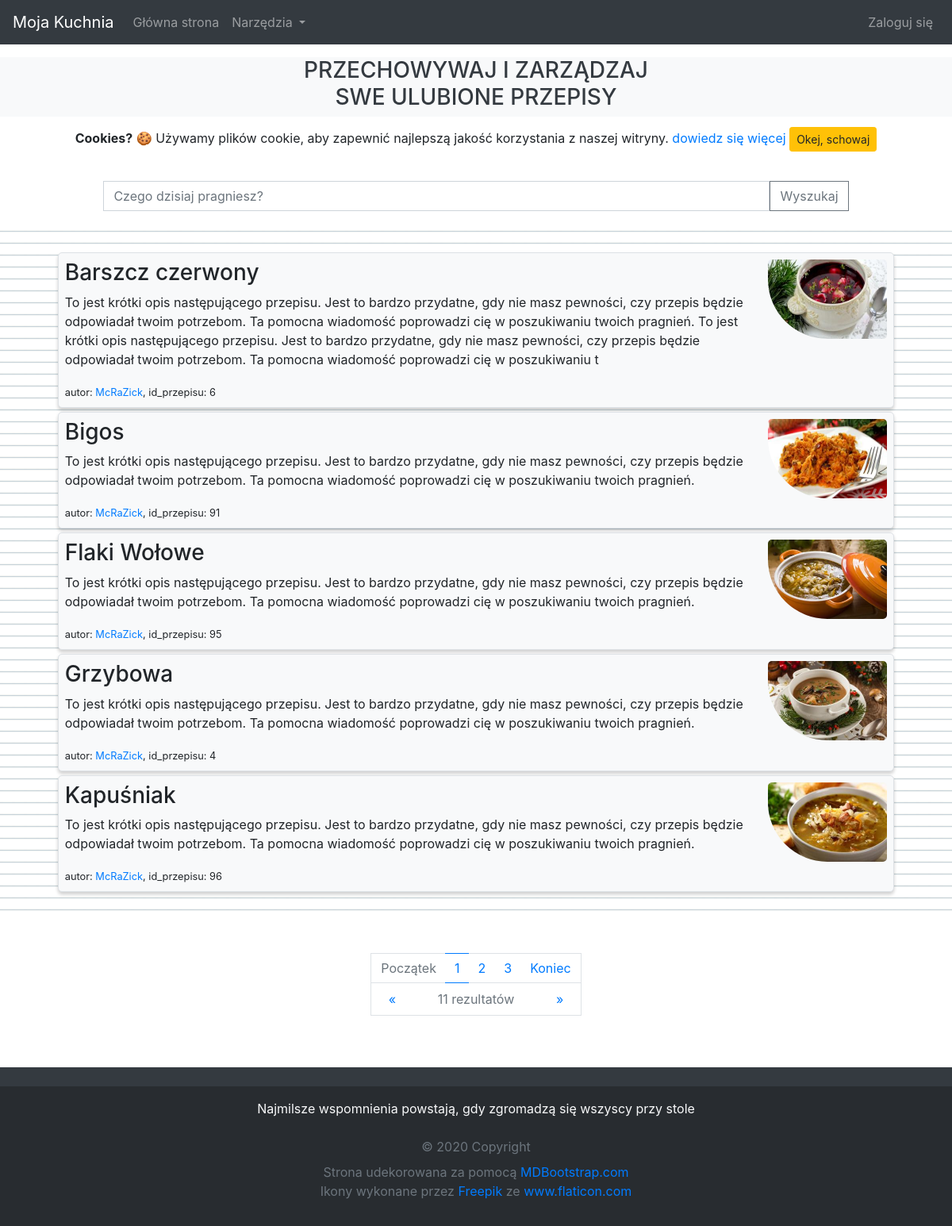
The page / on the database its author committed.
### recipes/models.py (models this page shows, shortened)
class Recipe(models.Model):
	title 		= models.CharField(max_length=100, verbose_name= _('Tytuł przepisu'))
	author		= models.ForeignKey(User, on_delete=models.CASCADE, verbose_name= _('Autor'))
	image 		= models.ImageField(default='default_recipe.jpg', upload_to='recipe_pics', verbose_name= _('Wprowadź Obraz'))
	description = models.TextField(max_length=400, blank=True, verbose_name= _('Krutka deskrypcja przepisu'))
	method 		= models.TextField(max_length=10000, blank=True, verbose_name= _('Wprowadź instrukcję sukcesywnego wykonania produktu'))

### recipes/views.py (the view)
# urls.py: path('', RecipeListView.as_view(), name='recipes-home'),
class RecipeListView(ListView):
	model = Recipe
	template_name = 'recipes/home.html' # <app>/<model>_<viewtype>.html
	context_object_name = 'recipes'
	paginate_by = 5
	def get_queryset(self):
		query = self.request.GET.get('recipe')
		if query:
			object_list = self.model.objects.filter(title__icontains=query).order_by(F('title').asc(nulls_last=True))
		else:
			object_list = self.model.objects.all().order_by(F('title').asc(nulls_last=True))
		return object_list

### recipes/templates/recipes/home.html
{% extends "recipes/base.html" %}
{% load recipes_extras %}
{% block content %}
  {% load static %}
  <form method="GET" action="{% url 'recipes-home' %}" class="form-inline my-4 d-flex justify-content-center">
  	<input class="form-control" type="search" name='recipe' value='{{ request.GET.title }}' placeholder="Czego dzisiaj pragniesz?" aria-label="Search" style="border-radius:0; width:70%">
  	<button class="btn btn-outline-secondary" type="submit" style="border-radius: 0">Wyszukaj</button>
  </form>
  <div id="recipes" class="mt-4 mb-5 pt-4 pb-4" style="background-image: url('{% static 'recipes/img/background_notepad.png' %}'); background-size: 15px 15px">
  	<center class="container recipe-container">
  	  {% if recipes %}
  	    {% for recipe in recipes %}
  	      <div class="border m-1 btn-light p-2 recipe-container" onclick="$(this).fadeOut(500); setTimeout(function(){window.location='{% url 'recipe-detail' recipe.id %}'}, 500)" style="overflow: auto; border-radius: 5px">
  	      	<article>
  	      	  <img class="float-right" width="150px" height="100px" style="border-radius: 5px 5px 5px 75px" src="{{ recipe.image.url }}">
  	      	  <h3>{{ recipe.title }}</h3>
  	      	  <p>{{ recipe.description }}</p>
  	      	  <small>
  	      	    autor: <a href="{% url 'user-recipes' recipe.author.username %}">{{ recipe.author }}</a>,
  	      	    id_przepisu: {{ recipe.id }}
  	      	  </small>
  	      	</article>
  	      </div>
  	    {% endfor %}
  	  {% else %}
  	    <div class="d-flex justify-content-center text-dark p-5 text-center" style="background-color: #f8f9fa">
  	      <h2>Zero rezultatów</h2>
  	    </div>
  	  {% endif %}
  	</center>
  </div>
  {% if is_paginated %}
    <center class="pagination justify-content-center">
      <nav id="home-pagination" aria-label="Page navigation example">
      	<div>
      	  <ul class="pagination pagination-circle pg-blue mb-0">
      	  	<li class="page-item {% if not page_obj.has_previous %}disabled{% endif %}">
      	  	  <a class="page-link" style="border-right: 0" aria-label="First" href="{% if page_obj.has_previous %}?page=1{% else %}#{% endif %}">
	            Początek
	          </a>
	        </li>
	        {% for num in page_obj.paginator.page_range %}
	          {% if page_obj.number == num %}
	            <li class="page-item active">
	              <a class="page-link page-link-active-fancy" href="?page={{ num }}">
	              	{{ num }}
	              </a>
	            </li>
	          {% elif num > page_obj.number|add:'-3' and num < page_obj.number|add:'3' %}
	            <li class="page-item">
	              <a class="page-link page-link-fancy" href="?page={{ num }}">
	              	{{ num }}
	              </a>
	            </li>
	          {% endif %}
	        {% endfor %}
	        <li class="page-item {% if not page_obj.has_next %}disabled{% endif %}">
	          <a class="page-link" style="border-left: 0" aria-label="Last" href="{% if page_obj.has_next %}?page={{ page_obj.paginator.num_pages }}{% else %}#{% endif %}">
	          	Koniec
	          </a>
	        </li>
	      </ul>
	    </div>
	    <div name="page-flip">
	      <a style="border-right: 0" class="{% if not page_obj.has_previous %}disabled{% endif %}" aria-label="Previous" href="{% if page_obj.has_previous %}?page={{ page_obj.previous_page_number }}{% else %}#{% endif %}">
	      	<span aria-hidden="true">&laquo;</span>
	      </a>
	      <a style="width: 60%; border-left: 0; border-right: 0; color: #6c757d; cursor: default">
	      	<span id="search-result-counter">{{ page_obj.paginator.count }}</span>
	      	  rezultatów
	      </a>
	      <a style="border-left: 0" class="{% if not page_obj.has_next %}disabled{% endif %}" aria-label="Next" href="{% if page_obj.has_next %}?page={{ page_obj.next_page_number }}{% else %}#{% endif %}">
	      	<span aria-hidden="true">&raquo;</span>
	      </a>
	    </div>
      </nav>
    </center>
  {% endif %}
{% endblock content %}

### recipes/static/recipes/css/main.css (style rules this page uses)
html { scroll-behavior: smooth; position: relative; min-height: 100% }
body { margin-bottom: 240px }
#recipes div, div.container { width: 95%; text-align: left }
.recipe-container > div { box-shadow: 0 2px 4px 0 rgba(0, 0, 0, 0.1), 0 4px 4px 0 rgba(0, 0, 0, 0.1); margin-bottom: 5px !important }

### recipes/static/recipes/css/home.css (style rules this page uses)
#home-pagination { padding-bottom: 25px }
#home-pagination div a { border-radius: 0 }
#home-pagination div[name="page-flip"] a { border: 1px solid #dee2e6; background-color: #fff; text-decoration: none; padding: .5rem .75rem; text-align: center; cursor: pointer; border-top: 0; float: left; width: 20% }
#home-pagination div ul li a.page-link-fancy { border-left: 0; border-right: 0 }
#home-pagination div ul li a.page-link-active-fancy { border-left: 0; border-right: 0; color: #007bff; background-color: #fff }

### rows shown on the page
Recipe: image (picture), title "Barszcz czerwony", description "To jest krótki opis następującego przepisu. Jest to bardzo przydatne, gdy nie masz pewności, czy przepis będzie odpowiadał twoim potrzebom. Ta pomocna wiadomość poprowadzi cię w poszukiwaniu twoich pragnień. To jest krótki opis następującego przepisu. Jest to bardzo przydatne, gdy nie masz pewności, czy przepis będzie odpowiadał twoim potrzebom. Ta pomocna wiadomość poprowadzi cię w poszukiwaniu t", author "McRaZick", id "6"
Recipe: image (picture), title "Bigos", description "To jest krótki opis następującego przepisu. Jest to bardzo przydatne, gdy nie masz pewności, czy przepis będzie odpowiadał twoim potrzebom. Ta pomocna wiadomość poprowadzi cię w poszukiwaniu twoich pragnień.", author "McRaZick", id "91"
Recipe: image (picture), title "Flaki Wołowe", description "To jest krótki opis następującego przepisu. Jest to bardzo przydatne, gdy nie masz pewności, czy przepis będzie odpowiadał twoim potrzebom. Ta pomocna wiadomość poprowadzi cię w poszukiwaniu twoich pragnień.", author "McRaZick", id "95"
Recipe: image (picture), title "Grzybowa", description "To jest krótki opis następującego przepisu. Jest to bardzo przydatne, gdy nie masz pewności, czy przepis będzie odpowiadał twoim potrzebom. Ta pomocna wiadomość poprowadzi cię w poszukiwaniu twoich pragnień.", author "McRaZick", id "4"
Recipe: image (picture), title "Kapuśniak", description "To jest krótki opis następującego przepisu. Jest to bardzo przydatne, gdy nie masz pewności, czy przepis będzie odpowiadał twoim potrzebom. Ta pomocna wiadomość poprowadzi cię w poszukiwaniu twoich pragnień.", author "McRaZick", id "96"

### other values the page prints
{{ num }} "1"
{{ num }} "2" "3"
{{ page_obj.paginator.count }} "11"
